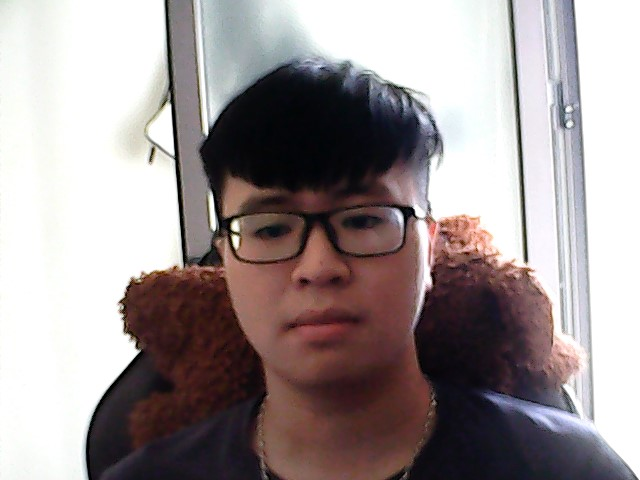
#> input picture test_data/test-4.jpg, 640 x 480 px, found by its file name
$ jupyter execute --allow-errors Main.ipynb   (text cells are left out)
#> lines starting #> are read from the running program, lines starting #| are printed output that depends on the picture; after the words box and inside, x2 and y2 are one past the last pixel; in counts of white or black regions, pixels touching at a corner belong together
[cell 1]
import numpy as np
import matplotlib.pyplot as plt
import cv2
import pandas as pd
from sklearn.neural_network import MLPClassifier

[cell 2]
def face_detection(path):
    img = cv2.imread(path)
#> img is the input picture: shape (480, 640, 3); mean B, G, R 149.9, 149.3, 158.8
    gray = cv2.cvtColor(img, cv2.COLOR_BGR2GRAY)
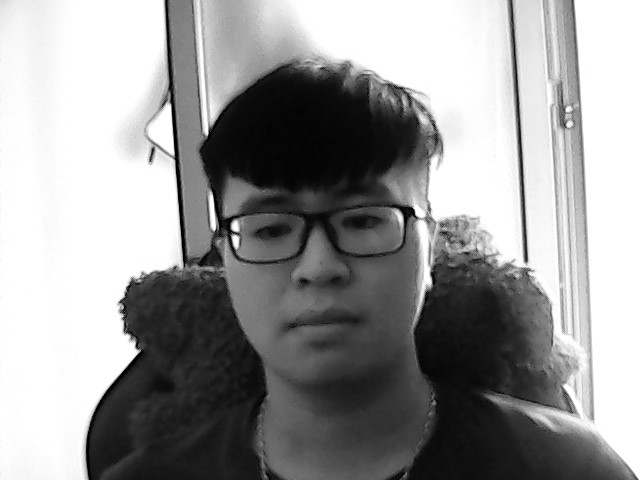
#> gray: shape (480, 640); min 0, max 255, mean 152.2

    faceCascade = cv2.CascadeClassifier('haarcascade_frontalface_default.xml')
    faces = faceCascade.detectMultiScale(
        gray,
        scaleFactor=1.1,
        minNeighbors=5,
        minSize=(30, 30),
        flags=cv2.CASCADE_SCALE_IMAGE
    )
#> faces = [[204, 161, 219, 219]]

    for (x, y, w, h) in faces:
        cv2.rectangle(img, (x, y), (x+w, y+h), (0, 255, 0), 2)
        new_img = gray[y:y+h, x:x+w]
        new_img = cv2.resize(src=new_img, dsize=(1000, 1000))
        return new_img[:,:]
#> this loop made 1 pass
#> pass 1, in face_detection, `new_img = gray[y:y+h, x:x+w]`:
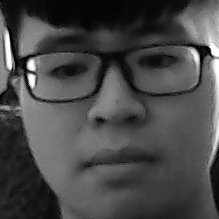
#> new_img: shape (219, 219); min 0, max 255, mean 72.5
#> after the loop:
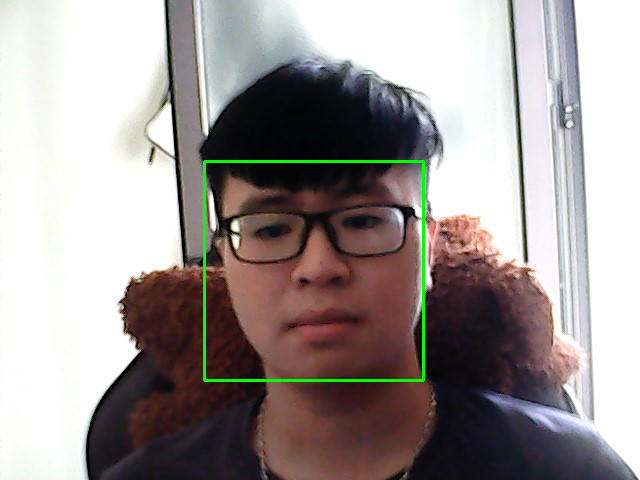
#> img: shape (480, 640, 3); 0.85% of pixels changed, all inside (x1, y1, x2, y2) = (203, 160, 425, 382)
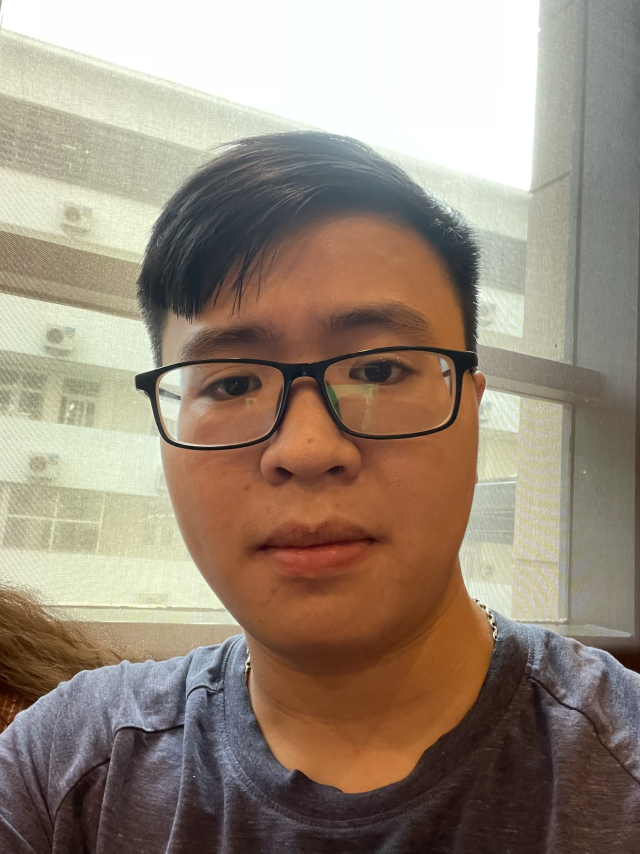
#> input picture test_data/test-1.jpg, 1920 x 2560 px, given in place of the camera (shown at 1/3 size)
#> further down, frame is the input picture: shape (2560, 1920, 3); mean B, G, R 122.6, 138.1, 153.2
#> `gray = cv2.cvtColor(frame, cv2.COLOR_BGR2GRAY)`:
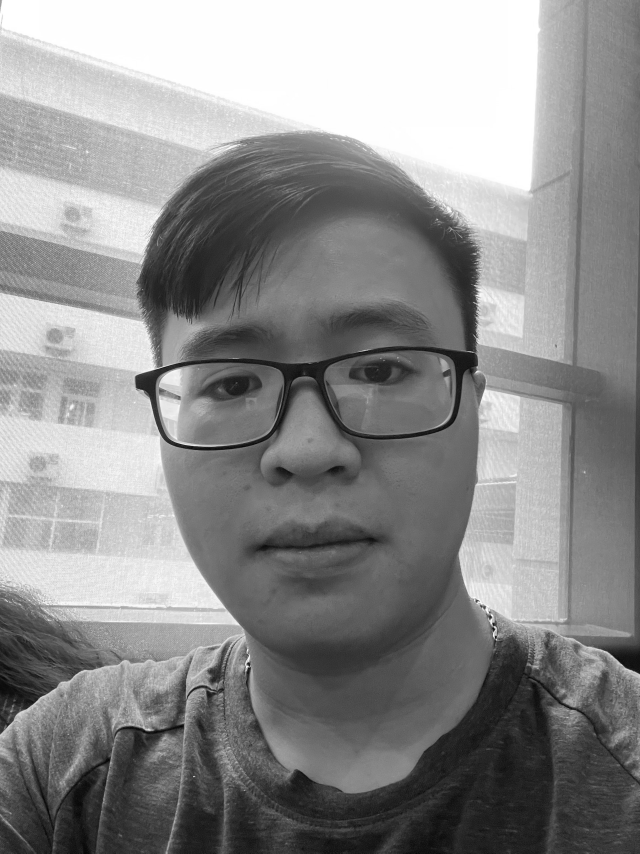
#> gray: shape (2560, 1920) (shown at 1/3 size); min 1, max 255, mean 140.8
#> `faces = faceCascade.detectMultiScale( gray, scaleFactor=1.1, minNeighb..`: faces = [[1640, 2464, 50, 50], [1664, 2081, 126, 126], [440, 1108, 213, 213], [348, 648, 1225, 1225]]

#> (a cell that did not finish here is left out)

[cell 4]
h = 1000 # hight
w = 1000 # width
D = h * w
cnt = 1
X = []
#> (the rest of this cell did not finish here and is left out)

#> (a cell that did not finish here is left out)

[cell 6]
K = cnt
# Doing PCA, note that each row is a datapoint
from sklearn.decomposition import PCA
pca = PCA(n_components = K) # K = 17
#> (the rest of this cell did not finish here and is left out)

#> (a cell that did not finish here is left out)

[cell 8]
from sklearn import neighbors, datasets
clf = neighbors.KNeighborsClassifier(n_neighbors = 3, p = 2)
#> (the rest of this cell did not finish here and is left out)

[cell 9]
img = face_detection('D:\Study\AI\Project\Main\\test_data\\test-4.jpg')
#> (the rest of this cell did not finish here and is left out)

#> (a cell that did not finish here is left out)

[cell 11]
def predict_face(new_face):
    x_test_pca = pca.transform(new_face.reshape(1,D))
    y_predic = clf.predict(x_test_pca.reshape(1,K))
    return y_predic[0]

[cell 12]
img = face_detection('D:\Study\AI\Project\Main\\test_data\\test-4.jpg')
#> (the rest of this cell did not finish here and is left out)

[cell 13]
cascPath = "haarcascade_frontalface_default.xml"
faceCascade = cv2.CascadeClassifier(cascPath)

# Đặt nguồn video thành webcam mặc định mà OpenCV có thể dễ dàng chụp.
video_capture = cv2.VideoCapture(0)
# Ở đây, chúng ta quay video. Hàm read() đọc một khung hình từ nguồn video, trong ví dụ này là webcam. Điều này sẽ trả về:
# 1.Đọc khung video thực tế (một khung trên mỗi lần lặp)
# 2.Một mã trả lại

#> (the rest of this cell did not finish here and is left out)
